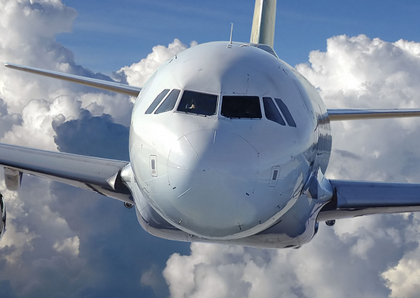
%> input picture data/im_1.bmp, 420 x 298 px, shrunk from 582 x 413 before the run
$ octave Cartoonify.m   (GNU Octave 9; MATLAB toolbox functions it lacks are replaced by stand-ins)
%> lines starting %> are read from the running program, lines starting %| are printed output that depends on the picture
### code/myBilateralFiltering.m
function [filteredImage ]= myBilateralFiltering(corruptedImage,sd_sp,sd_int,windowSize)


[x,y] = meshgrid(-windowSize:windowSize,-windowSize:windowSize);
spaceGaussian = exp(-(x.^2+y.^2)/(2*(sd_sp^2)));


[ m, n,d ] = size(corruptedImage);


for i = 1:m
    for j = 1:n
        leftb = max(i-windowSize,1);
        rightb = min(i+windowSize,m);
        topb = max(j-windowSize,1);
        botb = min(j+windowSize,n);

        for k = 1:d
            submatrix = corruptedImage(leftb:rightb,topb:botb,k);
            intensityGaussian = exp(-(corruptedImage(i,j,k)-submatrix).^2/(2*sd_int^2));
            weightMatrix = intensityGaussian.*spaceGaussian((leftb:rightb)-i+windowSize+1,(topb:botb)-j+windowSize+1);
            filteredImage(i,j,k) = sum(sum(weightMatrix.*submatrix))/sum(sum(weightMatrix));
        end
    end
end

end

### code/Cartoonify.m
close all;
clear;
% [4 lines of commented-out code are left out]
filename = '../data/im_1.bmp';

img = imread(filename);
%> img is the input picture: size 298x420x3 uint8; mean R, G, B 125.9, 138.4, 157.1
img = double(img);
%> img: size 298x420x3 double

a = 24;  % Quantization Factor

img_smooth = img;
%% Apply Median Filter to remove Salt and Pepper noise
img_smooth(:,:,1) = medfilt2(img(:,:,1),[7,7]);
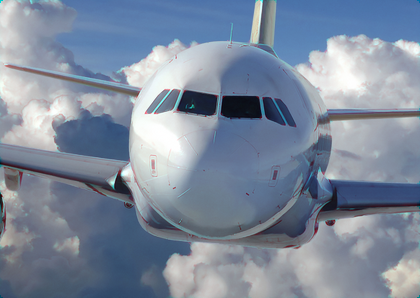
%> img_smooth: size 298x420x3 double; mean R, G, B 125.6, 138.4, 157.1
img_smooth(:,:,2) = medfilt2(img(:,:,2),[7,7]);
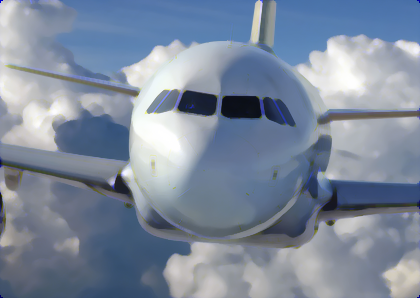
%> img_smooth: size 298x420x3 double; mean R, G, B 125.6, 138.2, 157.1
img_smooth(:,:,3) = medfilt2(img(:,:,3),[7,7]);
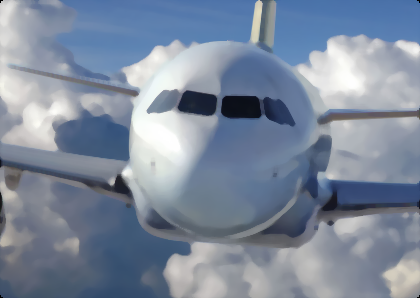
%> img_smooth: size 298x420x3 double; mean R, G, B 125.6, 138.2, 157.1; mean of the top-left, top-right, bottom-left and bottom-right quarters 162.1, 145, 122.7, 131.3

%%
for i=1:3
%> (the run ends here)
